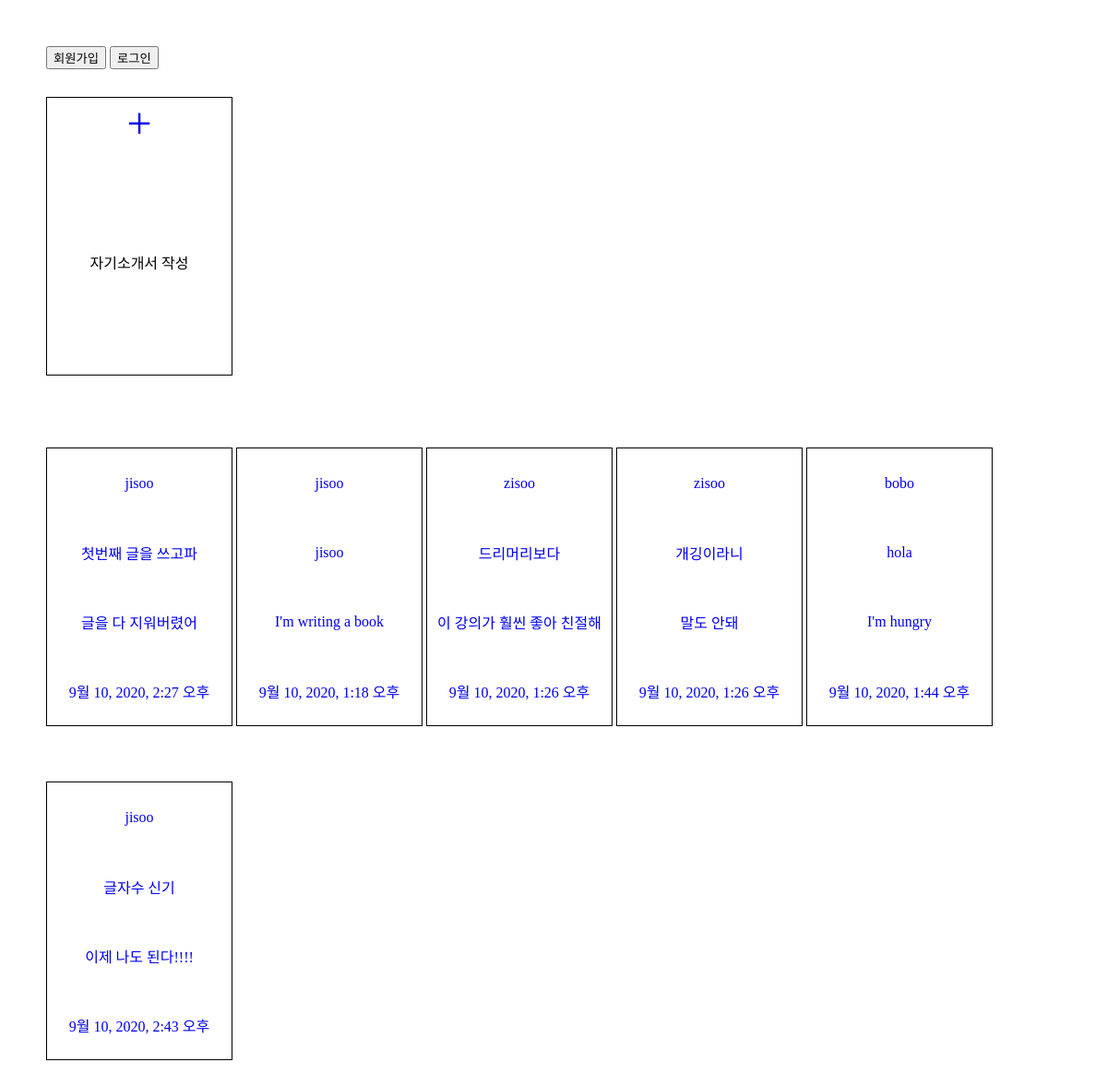
The page / on the database its author committed.
### main/models.py (models this page shows)
class Jasoseol(models.Model):
    title = models.CharField(max_length=50)
    content = models.TextField()
    updated_at = models.DateTimeField(auto_now = True)
    author = models.ForeignKey(User, on_delete = models.CASCADE)

### main/views.py (the view)
# urls.py: path('', views.index, name = "index"),
def index(request):
    all_jss = Jasoseol.objects.all()
    return render(request, 'index.html',{'all_jss': all_jss})

### main/templates/index.html (shortened to what this page needs)
{% load static %}
<!DOCTYPE html>
<html lang="en">
<head>
    <link rel="stylesheet" type="text/css" href="{% static 'css/index.css' %}">
</head>
<body>
    {% if user.is_authenticated %}
    <a href="{% url 'logout' %}">
        <button> 로그아웃</button>
    </a>
    안녕하세요 {{user}}님!
    {% else %}
    <a href="{% url 'signup' %}">
        <button> 회원가입</button>
    </a>
    <a href="{% url 'login' %}">
        <button> 로그인</button>
    </a>
    {% endif %}
    <div class="make_Jss">
        <a href="{% url 'create' %}">
            <div class="plus_btn">
                +
            </div>
        </a>
        <p> 자기소개서 작성</p>
    </div>
    <br>
    {% for jss in all_jss %}
    <a href="{% url 'detail' jss.id %}">
        <div class="all_Jss">
            <p>{{jss.author}}</p>
            <p>{{jss.title}}</p>
            <p>{{jss.content}}</p>
            <p>{{jss.updated_at}}</p>
        </div>
    </a>
</body>
{% endfor %}
</body>
</html>

### main/static/css/index.css (style rules this page uses)
body { margin:0; padding:50px; }
.make_Jss, .all_Jss { width : 200px; height : 300px; border : 1px solid black; display : flex; flex-direction : column; align-items : center; margin-bottom : 30px; margin-top : 30px; }
.all_Jss { display : inline-flex; }
.plus_btn { flex : 1; display : flex; align-items : center ; font-size : 3rem; }
p { flex:1; display : flex; align-items : center ; }
a { text-decoration: none; }

### rows shown on the page
Jasoseol: author "jisoo", title "첫번째 글을 쓰고파", content "글을 다 지워버렸어", updated_at "9월 10, 2020, 2:27 오후"
Jasoseol: author "jisoo", title "jisoo", content "I'm writing a book", updated_at "9월 10, 2020, 1:18 오후"
Jasoseol: author "zisoo", title "드리머리보다", content "이 강의가 훨씬 좋아 친절해", updated_at "9월 10, 2020, 1:26 오후"
Jasoseol: author "zisoo", title "개깅이라니", content "말도 안돼", updated_at "9월 10, 2020, 1:26 오후"
Jasoseol: author "bobo", title "hola", content "I'm hungry", updated_at "9월 10, 2020, 1:44 오후"
Jasoseol: author "jisoo", title "글자수 신기", content "이제 나도 된다!!!!", updated_at "9월 10, 2020, 2:43 오후"
